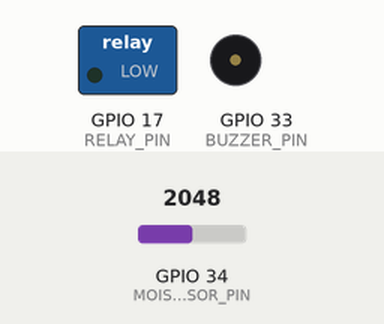
The sketch below on a simulated ESP32. On the bench: switched loads named in the sketch (green lamp = pin HIGH), buzzer (waves = sounding, pin HIGH). The inputs (shaded band) are chosen by the test bench; at power-on: GPIO 34 (MOISTURE_SENSOR_PIN) = 2048. WiFi joins after 1.5 s; servers stay silent unless stated; the local clock reads 2024-03-15 10:24:30 at power-on unless the sketch sets it; what the sketch prints to the serial monitor is not drawn.

Above: at 3.0 s.
3.1 s: GPIO 34 (MOISTURE_SENSOR_PIN) set to 3089
5.0 s: GPIO 34 (MOISTURE_SENSOR_PIN) set to 3197
At 6.9 s:
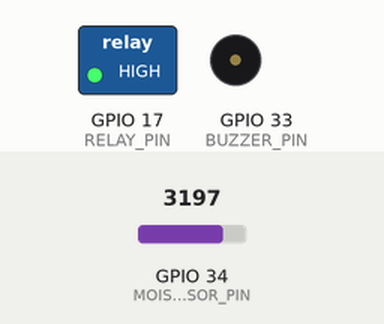
7.3 s: GPIO 34 (MOISTURE_SENSOR_PIN) set to 1676
9.0 s: GPIO 34 (MOISTURE_SENSOR_PIN) set to 1595
At 11.0 s:
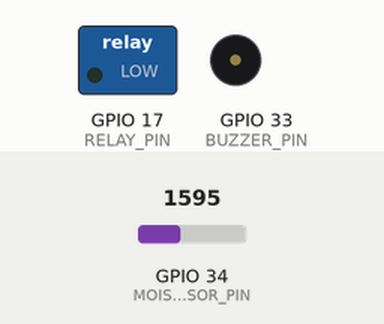
11.3 s: GPIO 34 (MOISTURE_SENSOR_PIN) set to 3603
At 31.9 s:
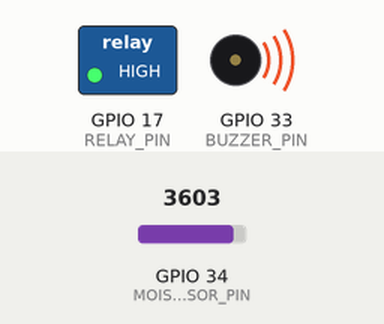
Timing chart, 0 to 32.3 s (numbered marks = the images above; inputs shaded):
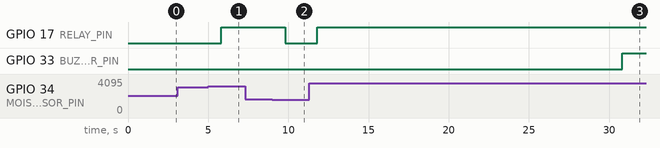

The sketch:

sechanaka.ino
```cpp
// (licence header left out)
/* ------------------------------------------------------------------------- */

#include <WiFi.h>
#include <WiFiClient.h>
#include <BlynkSimpleEsp32.h>
#include <ESP32Time.h>

/* ------------------------------------------------------------------------- */

// Pin configurations:

#define BUZZER_PIN		33
#define MOISTURE_SENSOR_PIN	34  // A6
#define RELAY_PIN		17

/* ------------------------------------------------------------------------- */

// Calibrated values:

#define AIR_MOISTURE_LEVEL	3600
#define WATER_MOISTURE_LEVEL	1300

/* ------------------------------------------------------------------------- */

// Percentage cutoff values:

#define LOW_MOISTURE_CUTOFF	20
#define HIGH_MOISTURE_CUTOFF	85

/* ------------------------------------------------------------------------- */

// Time configurations:

#define TIMER_INTERVAL		1000    // 1 s = 1000 ms.
#define SOOKHA_LOOP_COUNT	20      // 20 timer intervals (= 20s here).
#define IST_OFFSET_SEC		19800   // +0530 in seconds.

/* ------------------------------------------------------------------------- */

// Blynk configurations (GitHub folks, don't worry the account is no more):

#define BLYNK_TEMPLATE_ID	"TMPLIYgePrrV"
#define BLYNK_DEVICE_NAME	"Quickstart Device"
#define BLYNK_AUTH_TOKEN	"ICi8iEIgV5jpuiKjJud6tIb6-kHwkKLU"

#define WIFI_SSID		"mitti"
#define WIFI_PASS		""

#define BLYNK_VAR_SWITCH_CTL	V0
#define BLYNK_VAR_SWITCH_LED	V1
#define BLYNK_VAR_UPTIME_SEC	V2
#define BLYNK_VAR_LAST_UPDATED	V3
#define BLYNK_VAR_MOISTURE_PC	V4
#define BLYNK_VAR_BUZZER	V5

/* ------------------------------------------------------------------------- */

// To retrive time:

ESP32Time rtc;


void ntp_update_time(void)
{
	configTime(IST_OFFSET_SEC, 0, "time.google.com");

	struct tm timeinfo;
	if (getLocalTime(&timeinfo))
		rtc.setTimeStruct(timeinfo);
}


String get_current_datetime(void)
{
	// Example: "Fri, Nov 04 2022, 19:11:30 IST"
	return rtc.getTime("%a, %b %d %Y, %T IST");
}

/* ------------------------------------------------------------------------- */

// Buzzer helper functions:

inline void start_buzzer(void)
{
	digitalWrite(BUZZER_PIN, HIGH);
	Blynk.virtualWrite(BLYNK_VAR_BUZZER, 1);
}


inline void stop_buzzer(bool blynk_write = true)
{
	digitalWrite(BUZZER_PIN, LOW);
	Blynk.virtualWrite(BLYNK_VAR_BUZZER, blynk_write);
}

/* ------------------------------------------------------------------------- */

// Motor helper functions:

inline void start_motor(void)
{
	digitalWrite(RELAY_PIN, HIGH);
}


inline void stop_motor(void)
{
	digitalWrite(RELAY_PIN, LOW);
}

/* ------------------------------------------------------------------------- */

/*
 * Sense moisture percentage, and based on it, turn the motor on or off.
 * If for more than SOOKHA_LOOP_COUNT iterations we are below the threshold
 * even after starting the motor, that means we are probably out of water.
 * We will turn on buzzer to indicate that.
 */

int moisture_reading = 0;
int moisture_percentage = 0;

unsigned int counter = 0;

void sinchaaii(void)
{
	moisture_reading = analogRead(MOISTURE_SENSOR_PIN);

	/*
	 * Map moisture_reading to percentage (i.e., between 0 to 100).
	 *
	 * map(x, in_min, in_max, out_min, out_max)
  	 *  = (x - in_min) * (out_max - out_min) / (in_max - in_min) + out_min;
	 */
	moisture_percentage = map(moisture_reading,
				  AIR_MOISTURE_LEVEL, WATER_MOISTURE_LEVEL,
				  0, 100);

	/*
	 * Start watering when moisture < 10%, and stop when moisture > 85%.
	 * We don't do anything in between, so the motor is running or is
	 * stopped when moisture is between the range [10, 85].
	 */
	if (moisture_percentage < LOW_MOISTURE_CUTOFF) {
		start_motor();

		/*
		 * Start buzzer if for too long water not given.
		 * We don't want to have it continuously make sound, so we
		 * will start and stop after SOOKHA_LOOP_COUNT interval.
		 */
		if ((++counter / SOOKHA_LOOP_COUNT) % 2) {
			start_buzzer();
		} else {
			stop_buzzer(false);
		}
	} else {
		if (moisture_percentage > HIGH_MOISTURE_CUTOFF) {
			stop_motor();
		}

		if (counter > 0) {
			counter = 0;
			stop_buzzer();
		}
	}
}

/* ------------------------------------------------------------------------- */

// Blynk event functions:

bool enabled_by_remote = true;


BLYNK_WRITE(BLYNK_VAR_SWITCH_CTL)
{
	// We use "switch control" to turn our system on or off.
	enabled_by_remote = param.asInt();

	// Turn "switch LED" on/off to convey acknowledgement.
	Blynk.virtualWrite(BLYNK_VAR_SWITCH_LED, enabled_by_remote * 255);
}


BLYNK_CONNECTED()
{
	// Sync the values for all datastreams that has sync enabled.
	// BLYNK_WRITE event will be triggered for the associated pins.
	Blynk.syncAll();
}

/* ------------------------------------------------------------------------- */

// Blynk setters:

inline void send_moisture_level(void)
{
	Blynk.virtualWrite(BLYNK_VAR_MOISTURE_PC, moisture_percentage);
}


inline void send_time(void)
{
	Blynk.virtualWrite(BLYNK_VAR_UPTIME_SEC, millis() / 1000);
	Blynk.virtualWrite(BLYNK_VAR_LAST_UPDATED, get_current_datetime());
}

/* ------------------------------------------------------------------------- */

// Timer which will execute a loop regularly:

BlynkTimer timer;


void timer_loop()
{
	if (enabled_by_remote) {
 		sinchaaii();
 		send_moisture_level();
 		send_time();
 	} else {
 		stop_motor();
 		stop_buzzer();
 	}
}

/* ------------------------------------------------------------------------- */

void setup()
{
	Serial.begin(9600);

	pinMode(MOISTURE_SENSOR_PIN, INPUT);

	pinMode(BUZZER_PIN, OUTPUT);
	digitalWrite(BUZZER_PIN, LOW);

	pinMode(RELAY_PIN, OUTPUT);
	digitalWrite(RELAY_PIN, LOW);

	Serial.println("\nAttempting to connect to Blynk...");

	Blynk.begin(BLYNK_AUTH_TOKEN, WIFI_SSID, WIFI_PASS, "blynk.cloud", 80);

	Serial.println("Connected to Blynk.");

	timer.setInterval(TIMER_INTERVAL, timer_loop);

	ntp_update_time();

}

/* ------------------------------------------------------------------------- */

void loop()
{
	Blynk.run();
	timer.run();
}

/* ------------------------------------------------------------------------- */

// End of file.
```

Measured:
- the behaviour switches between 3140 and 3141 on GPIO 34 (MOISTURE_SENSOR_PIN) (found by bisection; images 0 and 1)
- the behaviour switches between 1623 and 1622 on GPIO 34 (MOISTURE_SENSOR_PIN) (found by bisection; images 1 and 2)
- after the input at 3.1 s, every drawn part: stays the same
- after the input at 5.0 s, GPIO 17 (RELAY_PIN): LOW → HIGH after 0.80 s
- after the input at 7.3 s, every drawn part: stays the same
- after the input at 9.0 s, GPIO 17 (RELAY_PIN): HIGH → LOW after 0.80 s
- after the input at 11.3 s, GPIO 17 (RELAY_PIN): LOW → HIGH after 0.51 s; GPIO 33 (BUZZER_PIN): LOW → HIGH after 19.5 s
